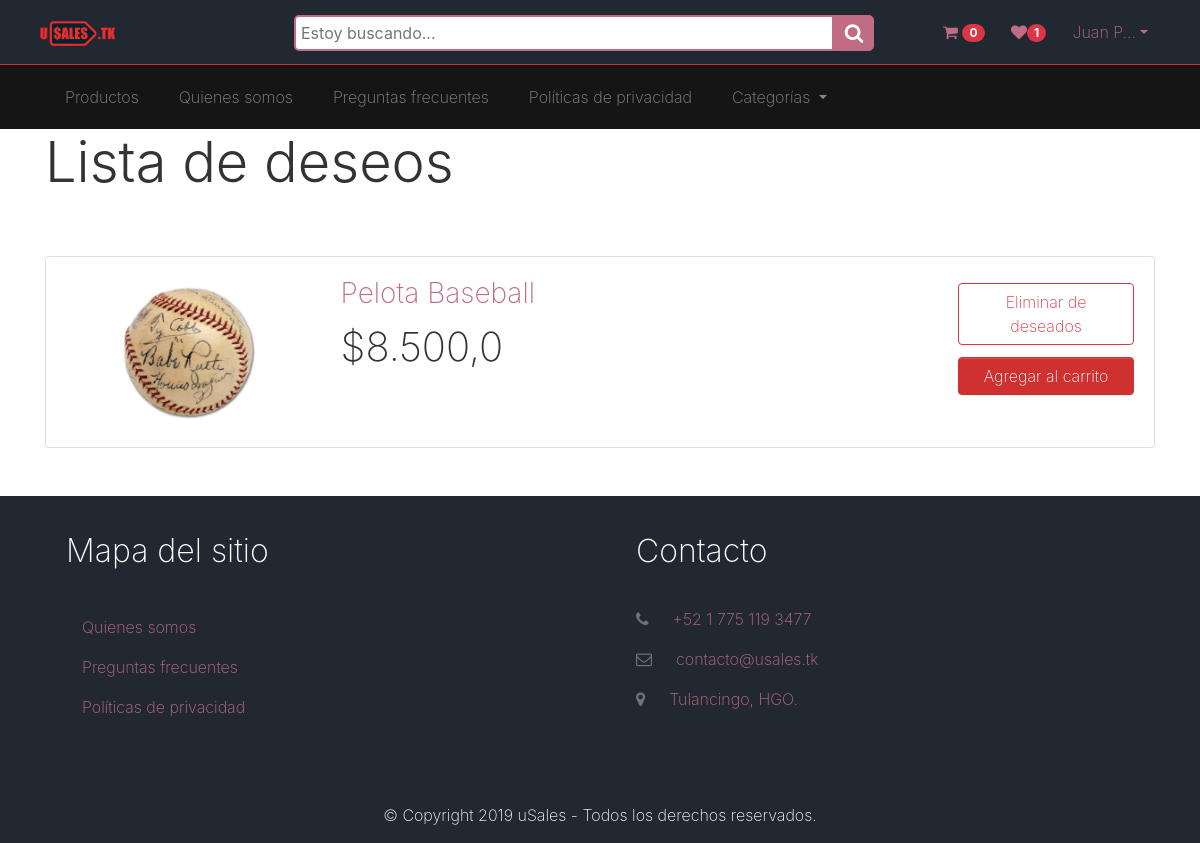
The app's page /wish_lists/ (signed in) with its own data.
### information/models.py (models this page shows)
class AboutUs(models.Model):
    title = models.CharField(verbose_name="Título", max_length=200, default='Quienes somos')
    content = RichTextField(verbose_name="Contenido", default='')
    created = models.DateTimeField(auto_now_add=True, verbose_name="Creado")
    updated = models.DateTimeField(auto_now=True, verbose_name="Actualizado")
    class Meta:
        verbose_name='Acerca de'
        verbose_name_plural = 'Acerca de'
    def __str__(self):
        return self.title

class Privacy(models.Model):
    title = models.CharField(verbose_name="Título", max_length=200, default='Políticas de privacidad')
    content = RichTextField(verbose_name="Contenido", default='')
    created = models.DateTimeField(auto_now_add=True, verbose_name="Creado")
    updated = models.DateTimeField(auto_now=True, verbose_name="Actualizado")
    class Meta:
        verbose_name='Política de privacidad'
        verbose_name_plural = 'Políticas de privacidad'
    def __str__(self):
        return self.title

### publications/models.py (models this page shows, shortened)
class Publication(models.Model):
    seller = models.ForeignKey(User, on_delete=models.CASCADE, verbose_name="Vendedor", default=2)
    product = models.TextField(verbose_name="Producto", max_length=200)
    description = RichTextField(verbose_name="Descripción")
    stock = models.PositiveSmallIntegerField(verbose_name="Cantidad", default=10)
    price = models.DecimalField(verbose_name="Precio por unidad", decimal_places=1, max_digits=8, default=0)
    category = models.ForeignKey(Category, verbose_name="Categoría", related_name="get_categories", on_delete=models.SET_NULL, blank=True, null=True, default="")
    subcategory = models.ForeignKey(SubCategory, verbose_name="Subcategoría", related_name="get_subcategories", on_delete=models.SET_NULL, blank=True, null=True)
    picture = models.ImageField(verbose_name="Imagen del encabezado", upload_to=custom_upload_to)
    created = models.DateTimeField(auto_now_add=True, verbose_name="Creado")
    updated = models.DateTimeField(auto_now=True, verbose_name="Actualizado")
    class Meta:
        verbose_name = "publicación"
        verbose_name_plural = "publicaciones"
        ordering = ['-created', 'product']

### wish_list/views.py (the view)
# urls.py: path('', Wish_listListView.as_view(), name="wish_lists"),
@method_decorator(login_required, name='dispatch')
class Wish_listListView(ListView):
    model = Wish_listItem

### core/templatetags/custom_tags.py (called while the page is built)
@register.filter
def wishlist_counter(usuario, id):
    return Wish_listItem.objects.filter(customer=id).count()

@register.simple_tag
def publications():
    return Publication.objects.all()

@register.filter
def basketlist_counter(usuario, id):
    return Shopping_basketItem.objects.filter(customer=id).aggregate(Sum('quantity'))['quantity__sum']

@register.simple_tag(takes_context=True)
def wish_list(context):
    return Wish_listItem.objects.filter(customer=context['user'].id).values_list("publication").values()

@register.simple_tag(takes_context=True)
def basket_list(context):
    return Shopping_basketItem.objects.filter(customer=context['user'].id).values_list("publication").values()

@register.simple_tag
def categories():
    return Category.objects.all()

@register.simple_tag
def aboutus():
    return AboutUs.objects.first()

@register.simple_tag
def privacy():
    return Privacy.objects.first()

@register.simple_tag
def faq():
    return FAQ.objects.all()

### publications/models.py (called while the page is built)
    def get_subcategories(self):
      return SubCategory.objects.filter(parentCategory=self)

    def get_subcategory_count(self):
      return SubCategory.objects.filter(parentCategory=self).count()

    def __str__(self):
        return self.name

    def __str__(self):
        return self.name

### wish_list/templates/wish_list/wish_listitem_list.html (shortened to what this page needs)
{% extends 'core/base.html' %}
{% load static %}
{% block content %}
{% load humanize %}
{% include 'publications/includes/publication_bar.html'%}
{% load custom_tags %}
{% wish_list as wish_list %}
{% basket_list as basket_list %}
{% publications as publications %}
<main role="main">
    <div class="container">
        <h4 class="display-4">Lista de deseos</h4>
        <div class="row py-4">
            <div class="col 12">
                {% if wish_list %}
                {% for deseado in wish_list %}
                {% for producto in publications %}
                {% if deseado.customer_id == request.user.id and producto.id == deseado.publication_id %}
                <div class="card my-2">
                    <div class="card-body">
                        <div class="row">
                            <div class="col-md-3">
                                <a href="{% url 'publications:publication' producto.id producto.product|slugify %}">
                                    <img class="img-fluid d-block mx-auto" src="{{producto.picture.url}}"
                                        style="height:150px"></a></div>
                            <div class="col-md-9">
                                <div class="row">
                                    <div class="col-md-9">
                                        <a
                                            href="{% url 'publications:publication' producto.id producto.product|slugify %}">
                                            <h3>{{producto.product}}</h3>
                                        </a>
                                        <h1>${{producto.price|intcomma}}</h1>
                                    </div>
                                    <div class="col-md-3">
                                        <div class="row">
                                            <div class="col-md-12 py-1 text-right">
                                                <button onclick="deleteWishlistItemHandler(event)"
                                                    class="btn btn-outline-danger w-100">Eliminar
                                                    de deseados</button>
                                            </div>
                                            <div name='CardBasketList' class="col-md-12 py-1 text-right">
                                            </div>
                                        </div>
                                    </div>
                                </div>
                            </div>
                        </div>
                    </div>
                </div>
                {% endif %}
                {% endfor %}
                {% endfor%}
                {% endif %}
            </div>
        </div>
    </div>
</main>
{% endblock %}

### core/templates/core/base.html (shortened to what this page needs)
<!DOCTYPE html>
<html lang="es">
<head>
    {% load static %}
    {% load custom_tags %}
    {% categories as categories %}
    {% aboutus as aboutus %}
    {% privacy as privacy %}
    {% faq as FAQ %}
    <link rel="stylesheet" href="https://cdnjs.cloudflare.com/ajax/libs/font-awesome/4.7.0/css/font-awesome.min.css"
        type="text/css">
    <link href="{% static 'core/css/booty.css' %}" rel="stylesheet">
    <link href="{% static 'core/css/jquery.growl.css' %}" rel="stylesheet">
</head>
<body>
        <nav class="navbar navbar-expand-md navbar-dark bg-primary sticky-top border-bottom border-secondary">
            <div class="container-fluid"> <a class="navbar-brand text-light" href="{% url 'publications:publications'%}">
                    <img src="{% static 'core/img/logo.png' %}" height="25">
                </a>
                <div class="wrap">
                    <div class="search">
                        <form action="{% url 'publications:search' %}" method="get">
                            <input type="text" class="searchTerm" name="product" id="id_product" required
                                placeholder="Estoy buscando...">
                            <button type="submit" class="searchButton">
                                <i class="fa fa-search"></i>
                            </button>
                        </form>
                    </div>
                </div>
                <div class="navbar-collapse text-center collapse" id="navbar4">
                    <ul class="navbar-nav ml-auto">
                        {% if user.is_authenticated %}
                        <li class="nav-item">
                            <a href="{% url 'shopping_basket:shopping_basket_list' %}" class="btn btn-link">
                                <span class="fa fa-shopping-cart"></span>
                                <span class="badge badge-danger badge-pill">{% if usuario|basketlist_counter:request.user.id %}{{usuario|basketlist_counter:request.user.id}}{% else %}0{% endif %}</span></a>
                        </li>
                        <li class="nav-item "> <a href="{% url 'wish_lists:wish_lists' %}" class="btn btn-link">
                                <span class="fa fa-heart"></span><span id="wishlist_span"
                                    class="badge badge-danger badge-pill">{{ usuario|wishlist_counter:request.user.id }}</span></a>
                        </li>
                        <li class="nav-item">
                            <div class="btn-group">
                                <button class="btn btn-link dropdown-toggle" data-toggle="dropdown"
                                    aria-expanded="false">{{request.user.first_name|truncatechars:9}}</button>
                            </div>
                        </li>
                        {% else %}
                        <li class="nav-item">
                            <a href="{% url 'login' %}" class="btn btn-link">Acceder</a>
                        </li>
                        {% endif %}
                    </ul>
                </div>
            </div>
        </nav>
        {% block content %}
        {% endblock %}
        <div class="bg-primary text-white">
            <div class="container">
                <div class="row">
                    <div class="p-4 col-md-6">
                        <h2 class="mb-4">Mapa del sitio</h2>
                        <ul class="list-unstyled">
                            {% if aboutus %}
                            <a class="nav-link"
                                href="{% url 'information:about_us' aboutus.id aboutus.title|slugify %}">{{aboutus}}</a>
                            {% else %}
                            <a class="nav-link disabled" href="#">Acerca de</a>
                            {% endif %}
                            <li class="nav-item">
                                {% if FAQ|length > 0 %}
                                <a class="nav-link" href="{% url 'information:FAQ' %}">Preguntas frecuentes</a>
                                {% else %}
                                <a class="nav-link disabled" href="#">Preguntas frecuentes</a>
                                {% endif %}
                            </li>
                            {% if privacy %}
                            <a class="nav-link"
                                href="{% url 'information:privacy' privacy.id privacy.title|slugify %}">{{privacy}}</a>
                            {% else %}
                            <a class="nav-link disabled" href="#">Políticas de privacidad</a>
                            {% endif %}
                        </ul>
                    </div>
                    <div class="p-4 col-md-6">
                        <h2 class="mb-4">Contacto</h2>
                        <p class=""> <a href="#" class="">
                                <i class="fa d-inline mr-3 text-muted fa-phone"></i>+52 1 775 119 3477</a> </p>
                        <p> <a href="#" class="">
                                <i class="fa d-inline mr-3 text-muted fa-envelope-o"></i>contacto@usales.tk</a> </p>
                        <p> <a href="#" class="">
                                <i class="fa d-inline mr-3 fa-map-marker text-muted"></i>Tulancingo, HGO.</a> </p>
                    </div>
                </div>
                <div class="row">
                    <div class="col-md-12 mt-3">
                        <p class="text-center">© Copyright 2019 uSales - Todos los derechos reservados. </p>
                    </div>
                </div>
            </div>
        </div>
    </body>
</html>

### publications/templates/publications/includes/publication_bar.html (shortened to what this page needs)
{% load custom_tags %}
{% aboutus as aboutus %}
{% privacy as privacy %}
{% faq as FAQ %}
{% faq as FAQ %}
<nav class="navbar navbar-expand-md navbar-dark bg-dark">
    <div class="container">
        <div class="navbar-collapse collapse" id="navbar9" style="">
            <ul class="navbar-nav">
                <li class="nav-item mx-2"> <a class="nav-link" href="{% url 'publications:publications'%}">Productos</a>
                </li>
                <li class="nav-item mx-2 ">
                    {% if aboutus %}
                    <a class="nav-link"
                        href="{% url 'information:about_us' aboutus.id aboutus.title|slugify %}">{{aboutus}}</a>
                    {% else %}
                    <a class="nav-link disabled" href="#">Quiénes somos</a>
                    {% endif %}
                </li>
                <li class="nav-item mx-2 ">
                    {% if FAQ|length > 0 %}
                    <a class="nav-link" href="{% url 'information:FAQ' %}">Preguntas frecuentes</a>
                    {% else %}
                    <a class="nav-link disabled" href="#">Preguntas frecuentes</a>
                    {% endif %}
                </li>
                <li class="nav-item mx-2 ">
                    {% if privacy %}
                    <a class="nav-link"
                        href="{% url 'information:privacy' privacy.id privacy.title|slugify %}">{{privacy}}</a>
                    {% else %}
                    <a class="nav-link disabled" href="#">Políticas de privacidad</a>
                    {% endif %}
                </li>
                <li class="nav-item mx-2">
                    <div class="btn-group ">
                        <a id="dLabel" role="button" data-toggle="dropdown" class="nav-link dropdown-toggle" href="">
                            Categorías
                        </a>
                    </div>
                </li>
            </ul>
        </div>
    </div>
</nav>

### records on screen
AboutUs: title "Quienes somos"
Privacy: title "Políticas de privacidad"
Publication: picture (picture), product "Pelota Baseball", price "8.500,0"

### other values on screen
{{ usuario|wishlist_counter:request.user.id }} "1"
{{ request.user.first_name|truncatechars:9 }} "Juan P..."
